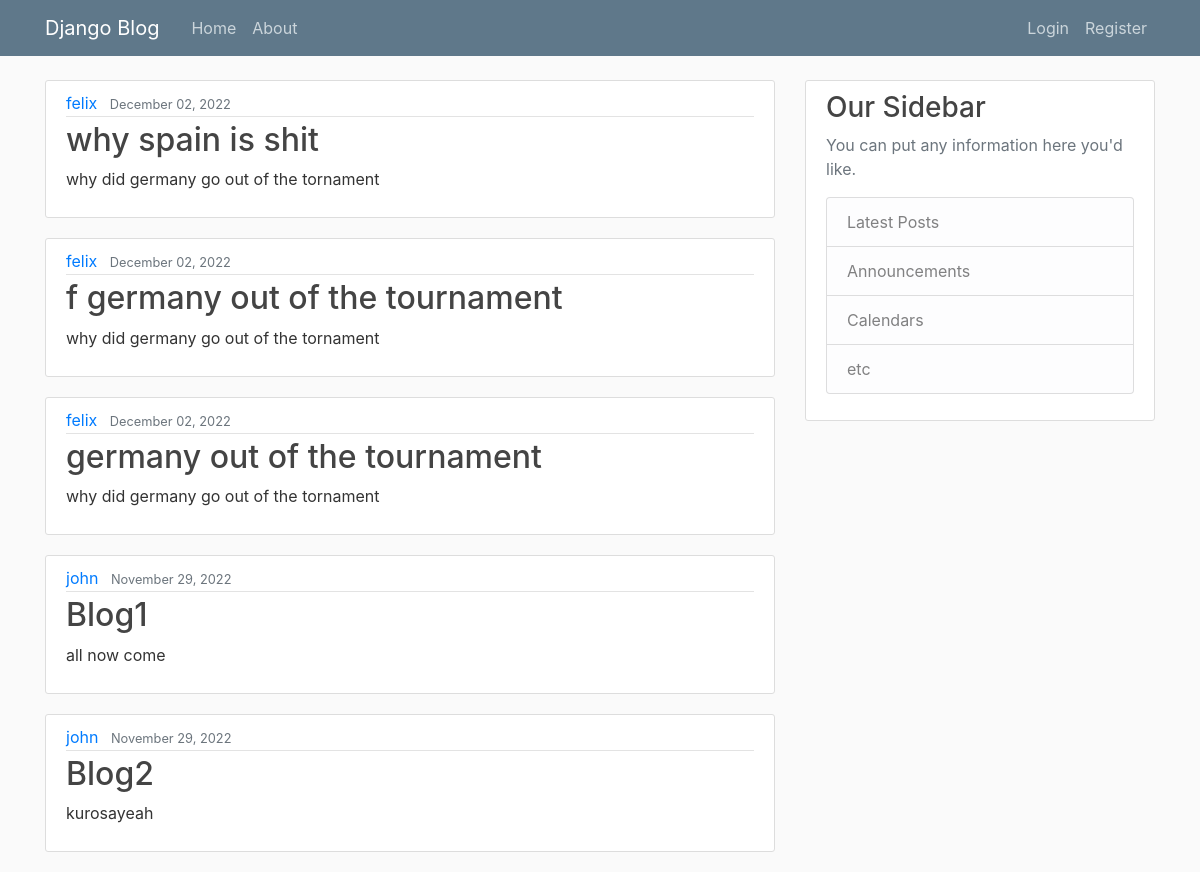
Before: / with the older database file.
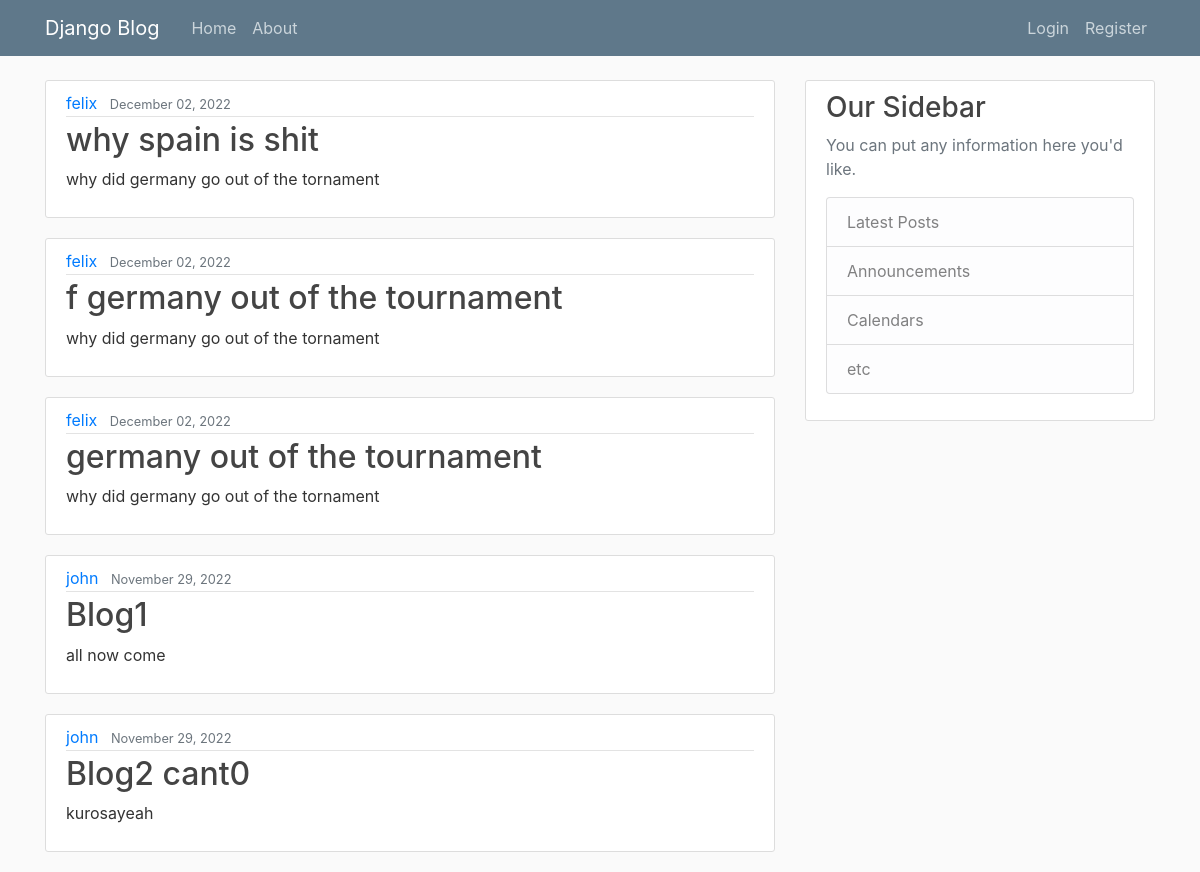
After: the same page with the newer database file.
### blog/models.py (models this page shows, shortened)
class Post(models.Model):
    title= models.CharField(max_length=100)
    content= models.TextField()
    date_posted=models.DateTimeField(default=timezone.now())
    author=models.ForeignKey(User,on_delete=models.CASCADE)

### blog/views.py (the view)
# urls.py: path('',PostListView.as_view(),name='blog-home'),
class PostListView(ListView):
    model = Post
    template_name = 'blog/home.html'  # <app>/<model>_<viewtype>.html
    context_object_name = 'posts'
    ordering = ['-date_posted']
    paginate_by = 5

### blog/templates/blog/home.html
{% extends "blog/base.html" %}
{% block content %}
    {% for post in posts %}
        <article class="media content-section">
          <div class="media-body">
            <div class="article-metadata">
              <a class="mr-2" href="#">{{ post.author }}</a>
              <small class="text-muted">{{ post.date_posted|date:"F d, Y" }}</small>
            </div>
            <h2><a class="article-title" href="#">{{ post.title }}</a></h2>
            <p class="article-content">{{ post.content }}</p>
          </div>
        </article>
    {% endfor %}
{% endblock content %}

Changed rows visible on the page:
changed Post "kurosayeah": title "Blog2" → "Blog2 cant0"
